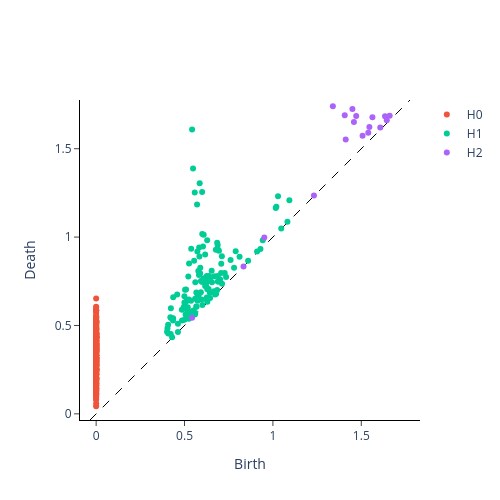

Notebook source saved alongside this figure:
### Code cell
plot_diagram(diagrams_basic[-1])
